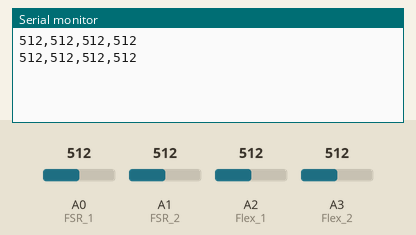
Simulated run of this sketch. Board: Arduino Uno, built for the host (arithmetic inside an expression is 32-bit, double 64-bit). Parts: the last lines printed to the serial monitor. The test bench sets the inputs (shaded band); at power-on: A0 (FSR_1) = 512, A1 (FSR_2) = 512, A2 (Flex_1) = 512, A3 (Flex_2) = 512.

Above: at 2.8 s.
2.9 s: A0 (FSR_1) set to 716
At 5.0 s:
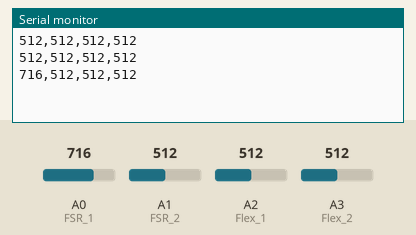
5.6 s: A1 (FSR_2) set to 716
At 6.6 s:
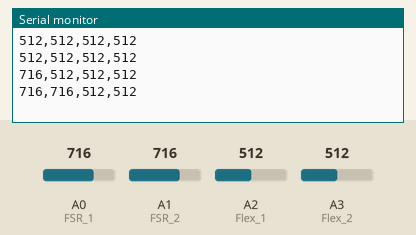
8.3 s: A2 (Flex_1) set to 716
At 10.8 s:
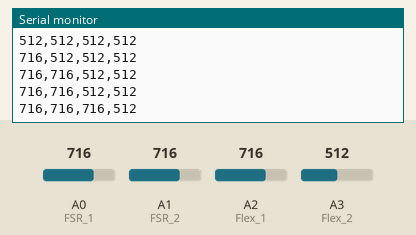
11.0 s: A3 (Flex_2) set to 716
At 12.4 s:
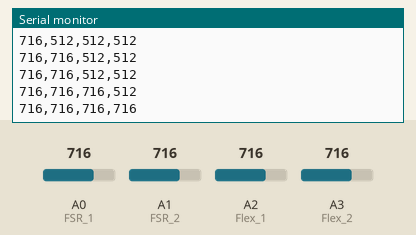
13.7 s: A0 (FSR_1) set to 992
At 15.1 s:
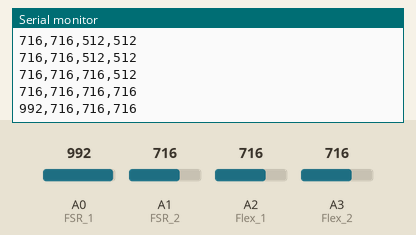
16.4 s: A1 (FSR_2) set to 992
At 19.4 s:
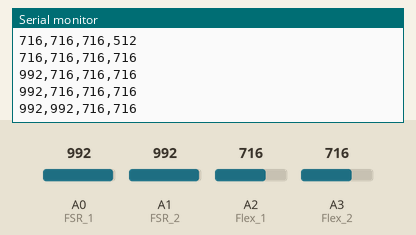
Timing chart, 0 to 20.1 s (numbered marks = the images above; inputs shaded):
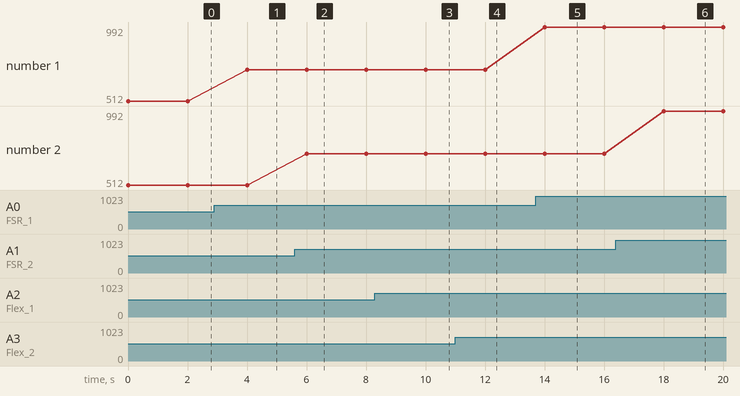

Measured:
- after the input at 2.9 s, the serial monitor: prints a new line after 1.1 s (image 1)
- after the input at 5.6 s, the serial monitor: prints a new line after 0.40 s (image 2)
- after the input at 8.3 s, the serial monitor: prints a new line after 1.7 s (image 3)
- after the input at 11.0 s, the serial monitor: prints a new line after 1.0 s (image 4)
- after the input at 13.7 s, the serial monitor: prints a new line after 0.30 s (image 5)
- after the input at 16.4 s, the serial monitor: prints a new line after 1.6 s (image 6)
- plotted number 1: 512 → 716 after the input at 2.9 s, 716 → 992 after the input at 13.7 s

The sketch:

Hackathon.ino
```cpp
#include <Ethernet.h>

int FSR_1=A0;
int FSR_2=A1;
int Flex_1=A2;
int Flex_2=A3;
int output_1=0;
int output_2=0;
int output_3=0;
int output_4=0;
void setup() {
  Serial.begin(9600);
  // put your setup code here, to run once:

}

void loop() {
output_1=analogRead(FSR_1);
output_2=analogRead(FSR_2);
output_3=analogRead(Flex_1);
output_4=analogRead(Flex_2);
  // put your main code here, to run repeatedly:
Serial.print(output_1);
Serial.print(",");
Serial.print(output_2);
Serial.print(",");
Serial.print(output_3);
Serial.print(",");
Serial.println(output_4);
delay(2000);
}
```
